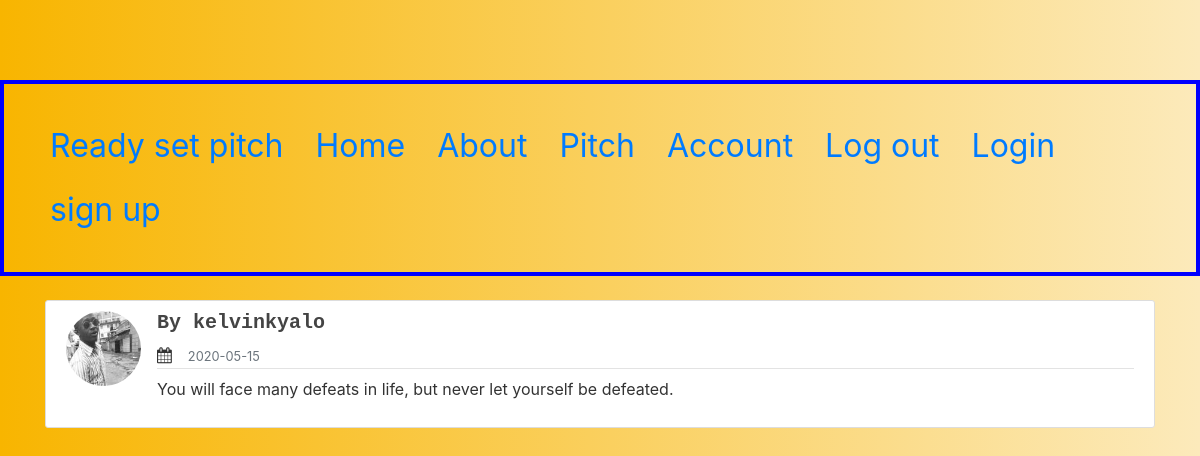
The page /pitch/9 on the database its author committed.
### pitches/models.py (models this page shows, shortened)
class User(db.Model, UserMixin):
    id = db.Column(db.Integer, primary_key=True)
    username = db.Column(db.String(20), unique=True, nullable=False)
    email = db.Column(db.String(120), unique=True, nullable=False)
    image_file = db.Column(db.String(20), nullable=False, default='default.jpg')
    password = db.Column(db.String(60), nullable=False)
    pitches = db.relationship('Pitch', backref='author', lazy=True)

class Pitch(db.Model):
    id = db.Column(db.Integer, primary_key=True)
    category = db.Column(db.String(100), nullable=False)
    date_posted = db.Column(db.DateTime, nullable=False, default=datetime.utcnow)
    content = db.Column(db.Text, nullable=False)
    user_id = db.Column(db.Integer, db.ForeignKey('user.id'), nullable=False)

### pitches/pitch/routes.py (the view)
@pitchess.route("/pitch/<int:pitch_id>")
def pitch(pitch_id):
    pitch = Pitch.query.get_or_404(pitch_id)
    return render_template('pitch.html', category=pitch.category, pitch=pitch)

### pitches/templates/pitch.html (shortened to what this page needs)
{% extends 'layout.html' %}
{% block content %}
<article class="media content-section">
    <a href="{{ url_for('users.user_pitches', username=pitch.author.username) }}"><img class="rounded-circle article-img" src="{{ url_for('static', filename='profile_pics/' + pitch.author.image_file) }}"></a>
    <div class="media-body">
      <div class="article-metadata">
        <h5 style="font-weight: 600; font-family: monospace;">By {{ pitch.author.username }}</h5>
        <i class="fa fa-calendar" aria-hidden="true"></i><small class="text-muted ml-3">{{ pitch.date_posted.strftime('%Y-%m-%d') }}</small>
      </div>
      <p class="article-content">{{ pitch.content }}</p>
    </div>
  </article>
{% endblock content %}

### pitches/static/main.css (style rules this page uses)
body { background: #fafafa; color: #333333; margin-top: 5rem; }
h1, h2, h3, h4, h5, h6 { color: #444444; }
.content-section { background: #ffffff; padding: 10px 20px; border: 1px solid #dddddd; border-radius: 3px; margin-bottom: 20px; }
.article-content { white-space: pre-line; }
.article-img { height: 75px; width: 75px; margin-right: 16px; }
.article-metadata { padding-bottom: 1px; margin-bottom: 4px; border-bottom: 1px solid #e3e3e3 }

### rows shown on the page
User: image_file (picture), author.username "kelvinkyalo"
Pitch: date_posted "2020-05-15", content "You will face many defeats in life, but never let yourself be defeated."
